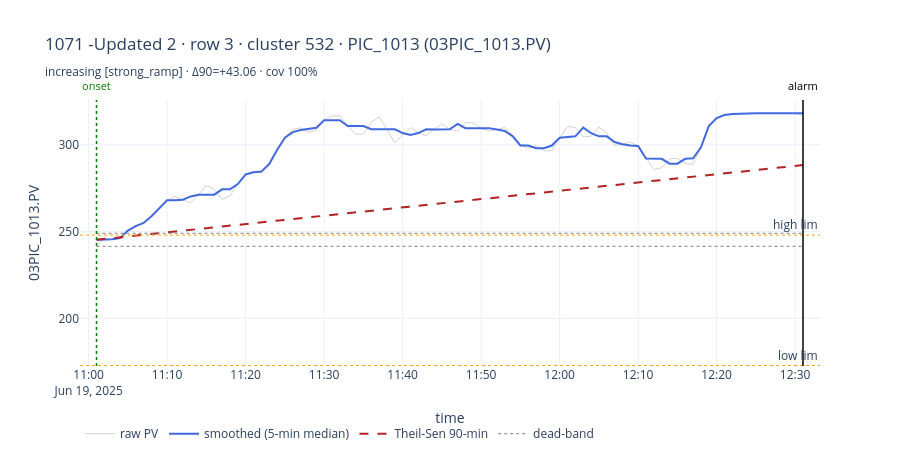
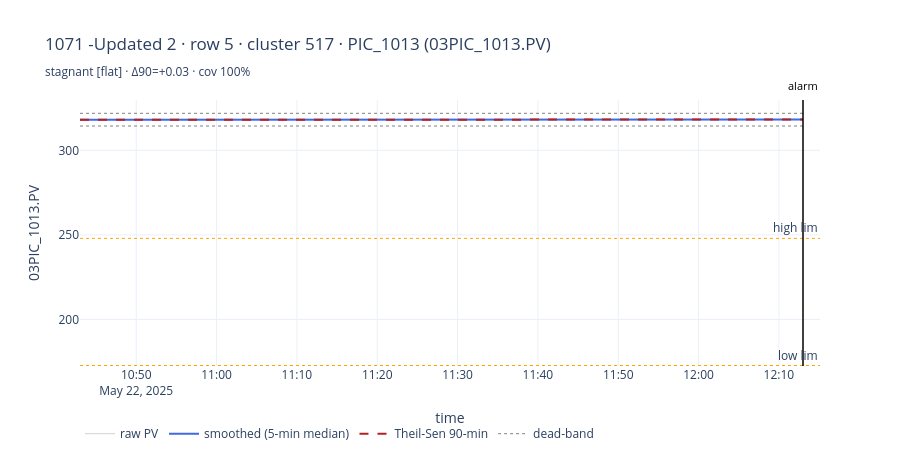
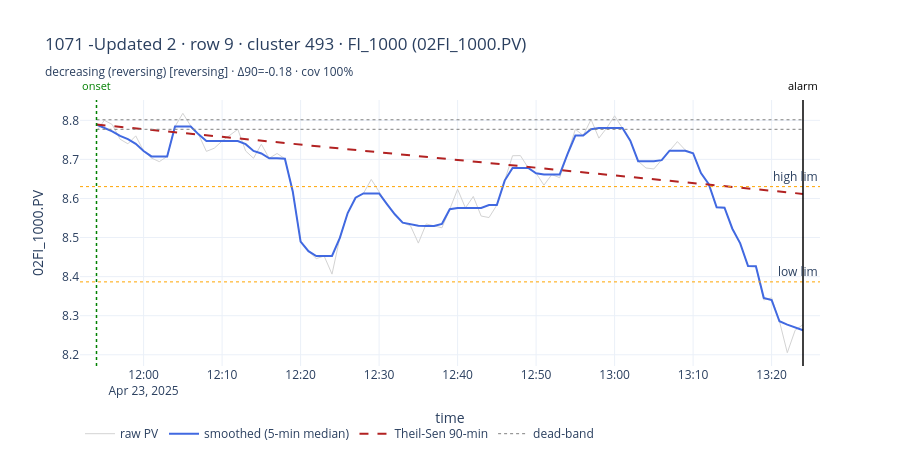
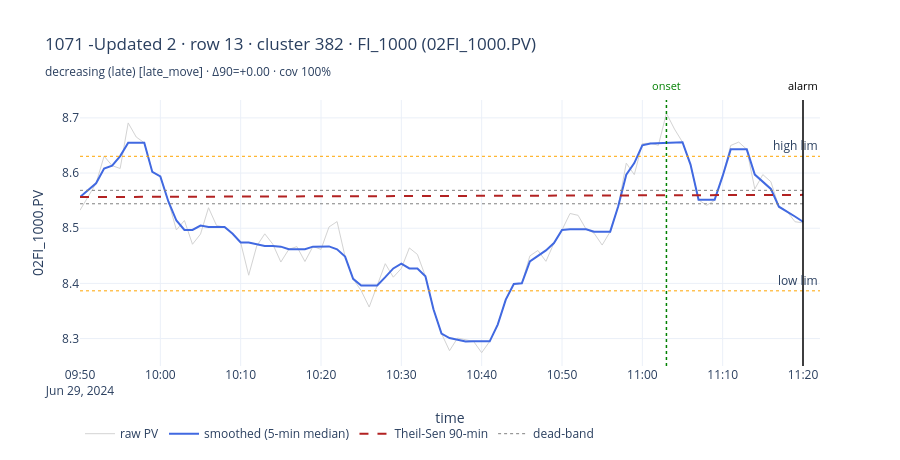

Notebook source saved alongside these figures, in order:
### Code cell
# ═══ Part 3.5 — visual validation: plot the 90-min pre-alarm window ════════════
import plotly.graph_objects as go

def _vmark(fig, xts, color, text, dash='dot'):
    """Datetime-safe vertical marker (add_vline chokes on Timestamp annotations)."""
    fig.add_shape(type='line', x0=xts, x1=xts, y0=0, y1=1, yref='paper',
                  line=dict(color=color, dash=dash, width=1.5))
    fig.add_annotation(x=xts, y=1.02, yref='paper', yanchor='bottom', text=text,
                       showarrow=False, font=dict(color=color, size=11))

def plot_gt_trend(i):
    """Plot raw + smoothed PV for gt_trend_long row i, with Theil-Sen line,
    dead-band, onset marker and operating limits."""
    r = gt_trend_long.iloc[i]
    anchor = pd.Timestamp(r['cstart']).floor('min')
    grid = pd.date_range(anchor - pd.Timedelta(minutes=PRE_MIN), anchor, freq='1min')
    s = pv_df[r['pv_col']].reindex(grid, method='nearest', tolerance=pd.Timedelta('30s'))
    s_s = (s.interpolate('linear', limit=SMOOTH_MIN, limit_direction='both')
             .rolling(SMOOTH_MIN, center=True, min_periods=2).median())

    fig = go.Figure()
    fig.add_trace(go.Scatter(x=grid, y=s, mode='lines', name='raw PV',
                             line=dict(color='lightgray', width=1)))
    fig.add_trace(go.Scatter(x=grid, y=s_s, mode='lines', name='smoothed (5-min median)',
                             line=dict(color='royalblue', width=2)))
    base = s_s.dropna()
    if len(base) and np.isfinite(r['slope90']):
        b0 = base.iloc[0]
        xm = (grid - grid[0]).total_seconds() / 60.0
        fig.add_trace(go.Scatter(x=grid, y=b0 + r['slope90'] * xm, mode='lines',
                                 name='Theil-Sen 90-min', line=dict(color='firebrick', dash='dash')))
        if np.isfinite(r['deadband_eu']):
            for sgn in (+1, -1):
                fig.add_trace(go.Scatter(x=grid, y=[b0 + sgn * r['deadband_eu']] * len(grid),
                                         mode='lines', line=dict(color='gray', dash='dot', width=1),
                                         name='dead-band', showlegend=(sgn == 1)))
    if r['pv_col'] in _ol.index:
        for lim, nm in [(_ol.at[r['pv_col'], 'LOWER_LIMIT'], 'low lim'),
                        (_ol.at[r['pv_col'], 'UPPER_LIMIT'], 'high lim')]:
            fig.add_hline(y=float(lim), line=dict(color='orange', dash='dot', width=1),
                          annotation_text=nm)
    if not pd.isna(r['onset_time']):
        _vmark(fig, pd.Timestamp(r['onset_time']), 'green', 'onset')
    _vmark(fig, anchor, 'black', 'alarm', dash='solid')
    fig.update_layout(
        title=(f"{r['sheet']} · row {r['excel_row']} · cluster {r['cluster_id']} · "
               f"{r['gt_token']} ({r['pv_col']})<br>"
               f"<sub>{_behavior_word(r)} [{r['trend_character']}] · Δ90={r['net90_eu']:+.2f} · "
               f"cov {r['coverage']:.0%}</sub>"),
        height=460, template='plotly_white', xaxis_title='time',
        yaxis_title=r['pv_col'], legend=dict(orientation='h', y=-0.2))
    return fig

# render one example per distinct trend character (skip no_data)
_seen, _n = set(), 0
for _i in range(len(gt_trend_long)):
    ch = gt_trend_long.iloc[_i]['trend_character']
    if ch in _seen or ch == 'no_data':
        continue
    _seen.add(ch); _n += 1
    plot_gt_trend(_i).show()
    if _n >= 6:
        break
print(f"Plotted {_n} example(s). Use plot_gt_trend(i) for any row i in gt_trend_long.")
